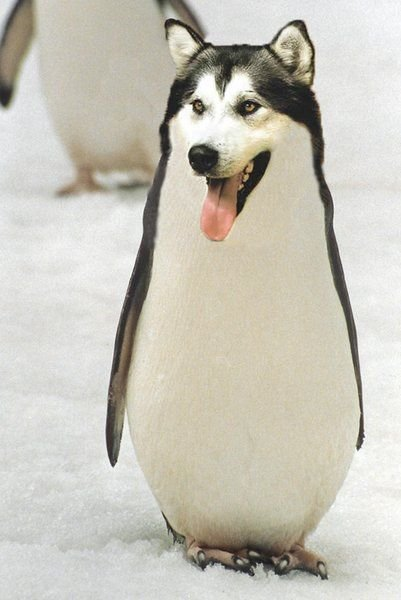
#> input picture OpenCV2/Image/dog.jpg, 401 x 600 px
$ jupyter execute 4.RegionofInterest.ipynb
#> lines starting #> are read from the running program, lines starting #| are printed output that depends on the picture; after the words box and inside, x2 and y2 are one past the last pixel; in counts of white or black regions, pixels touching at a corner belong together
[cell 1]
import os, sys
import cv2

[cell 2]
def apply_roi(img, roi):
    roi = cv2.resize(src= roi, dsize=(img.shape[1], img.shape[0]))

    assert img.shape[:2] == roi.shape[:2]

    # scale ROI to binary mask
    thresh, roi =cv2.threshold(roi, thresh=128, maxval=1,type=cv2.THRESH_BINARY)

    new_img = img*roi
    return new_img

[cell 3]
if __name__ == "__main__":
    IMAGE_PATH = "Image/dog.jpg"
    ROI_PATH = "Image/roi.png"

    img = cv2.imread(IMAGE_PATH)
#> img is the input picture: shape (600, 401, 3); mean B, G, R 185.4, 196.5, 199.6
    roi = cv2.imread(ROI_PATH)
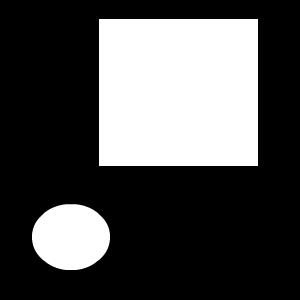
#> input picture OpenCV2/Image/roi.png, 300 x 300 px
#> roi is the input picture: shape (300, 300, 3); min 0, max 255, mean 77.7
    new_image = apply_roi(img, roi)
#> in apply_roi, `roi = cv2.resize(src= roi, dsize=(img.shape[1], img.shape[0]))`:
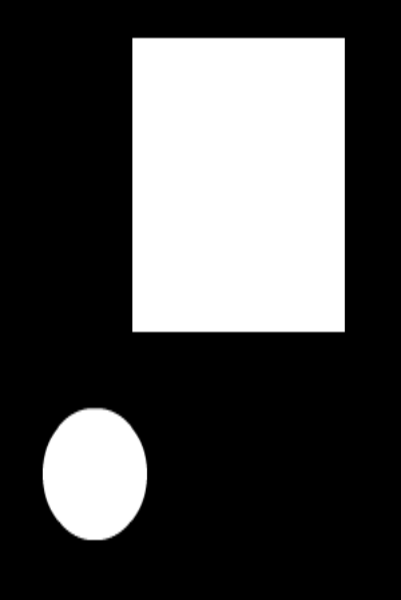
#> roi: shape (600, 401, 3); min 0, max 255, mean 77.7
#> in apply_roi, `thresh, roi =cv2.threshold(roi, thresh=128, maxval=1,type=cv2.THRESH_B..`:
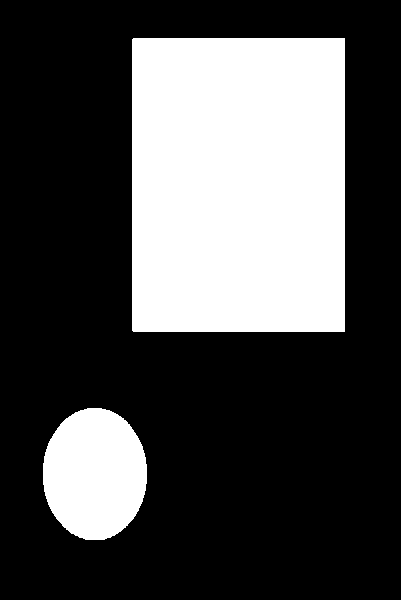
#> roi: shape (600, 401, 3); values 0 (black) and 1 (white), 30.5% white; 2 white regions, box (x1, y1, x2, y2) and area: (132, 38, 345, 332) 62620, (43, 408, 147, 540) 10856
#> in apply_roi, `new_img = img*roi`:
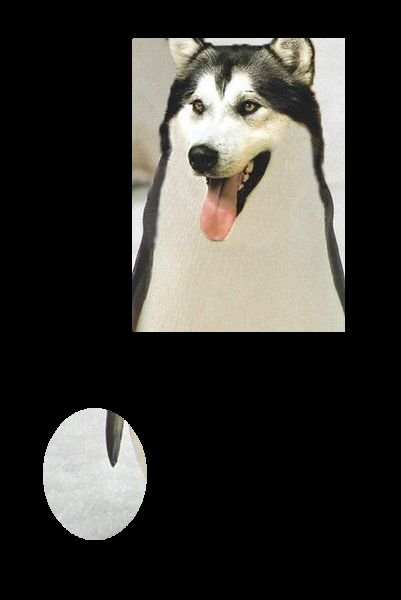
#> new_img: shape (600, 401, 3); mean B, G, R 50.1, 54.5, 56.1

    cv2.imwrite("Image/ImageAfterROI",new_image)
